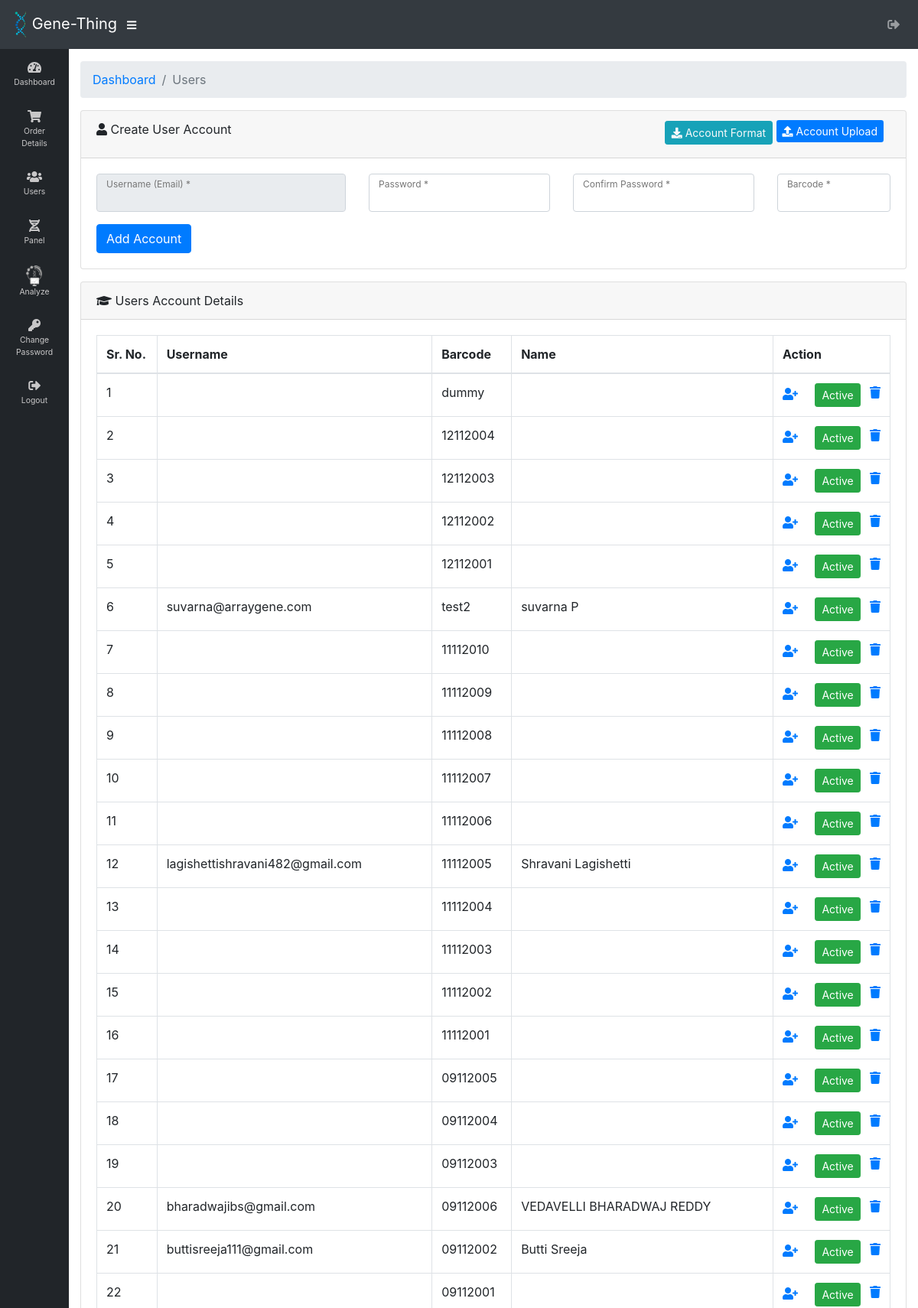
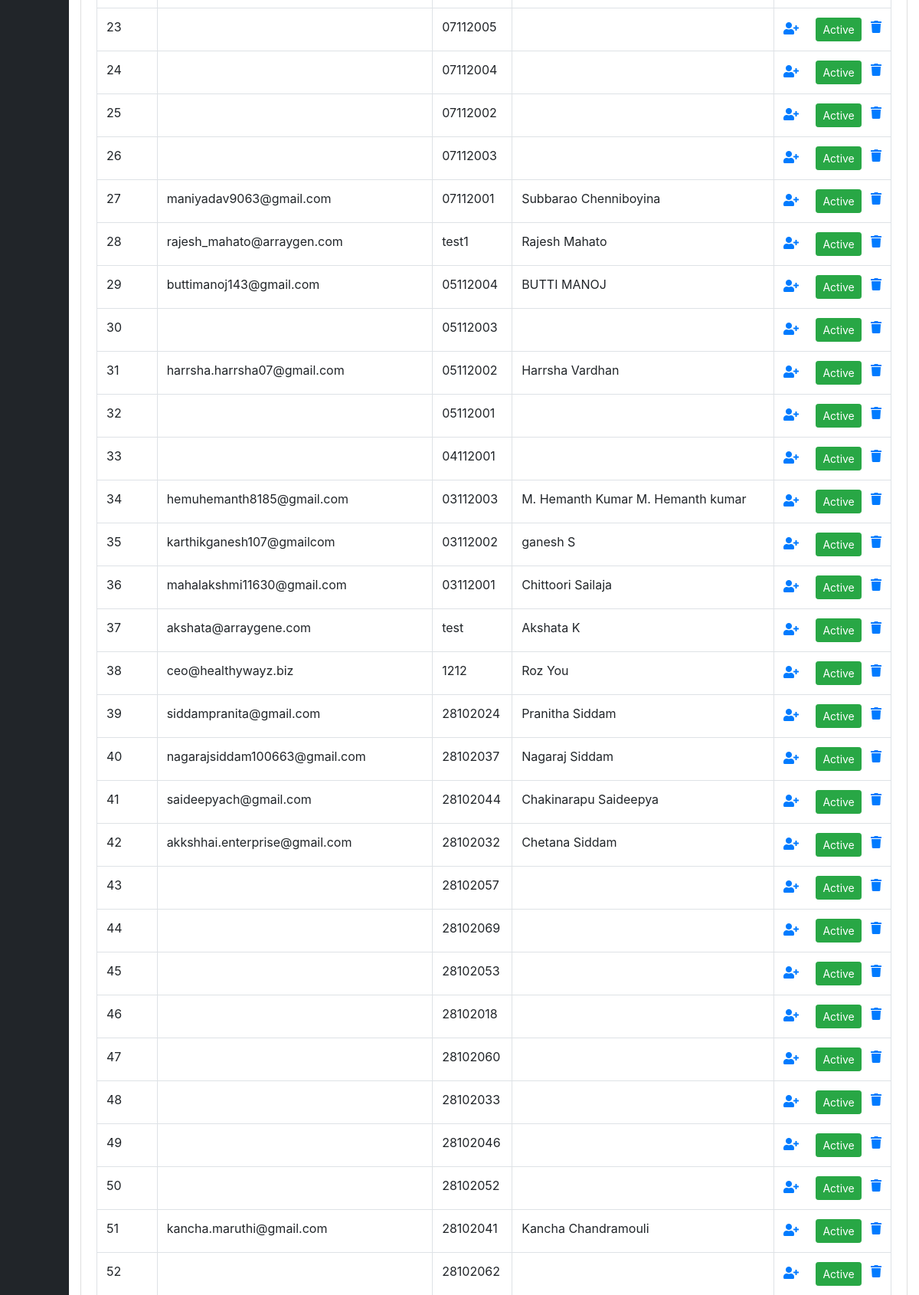
/7Nov9:15/HealthyWayz/user.php (signed in, upper part), run on the app's committed database (2 pictures, top to bottom).
### tables this page shows
CREATE TABLE `user_details` (
  `id` int(255) NOT NULL,
  `user_id` varchar(255) NOT NULL,
  `name` varchar(255) NOT NULL,
  `email` varchar(255) NOT NULL,
  `contact_no` varchar(255) NOT NULL,
  `dob` date NOT NULL,
  `gender` varchar(255) NOT NULL,
  `organisation` varchar(255) NOT NULL,
  `designation` varchar(255) NOT NULL,
  `address` text NOT NULL,
  `city` varchar(255) NOT NULL,
  `country` varchar(255) NOT NULL,
  `pincode` varchar(255) NOT NULL,
  `photo` longblob,
  `weight` varchar(255) NOT NULL,
  `fat_percentage` varchar(255) NOT NULL,
  `rhr` varchar(255) NOT NULL,
  `bmi` varchar(255) NOT NULL,
  `blood_group` varchar(255) NOT NULL,
  `physical_activity` varchar(255) NOT NULL,
  `type_of_exercises` varchar(255) NOT NULL,
  `exercise_details` varchar(255) NOT NULL,
  `diet_preference` varchar(255) NOT NULL,
  `eat_out` varchar(255) NOT NULL,
  `consume_packaged_foods` varchar(255) NOT NULL,
  `food_sensitivities` varchar(255) NOT NULL,
  `supplements` varchar(255) NOT NULL,
  `water_intake` varchar(255) NOT NULL,
  `consume_tobacco` varchar(255) NOT NULL,
  `consume_alcohol` varchar(255) NOT NULL,
  `sleep` varchar(255) NOT NULL,
  `improve_health` varchar(255) NOT NULL,
  `improve_health_details` varchar(255) NOT NULL,
  `hemoglobin_count` varchar(255) NOT NULL,
  `rbc_count` varchar(255) NOT NULL,
  `pcv_count` varchar(255) NOT NULL,
  `mcv_count` varchar(255) NOT NULL,
  `mch_count` varchar(255) NOT NULL,
  `mchc_count` varchar(255) NOT NULL,
  `rdw_count` varchar(255) NOT NULL,
  `total_wbc_count` varchar(255) NOT NULL,
  `absolute_neutrophil_count` varchar(255) NOT NULL,
  `absolute_lymphocyte_count` varchar(255) NOT NULL,
  `absolute_monocyte_count` varchar(255) NOT NULL,
  `absolute_eosinophil_count` varchar(255) NOT NULL,
  `absolute_basophile_count` varchar(255) NOT NULL,
  `neutrophils_count` varchar(255) NOT NULL,
  `lymphocytes_count` varchar(255) NOT NULL,
  `monocytes_count` varchar(255) NOT NULL,
  `eosinophils_count` varchar(255) NOT NULL,
  `basophils_count` varchar(255) NOT NULL,
  `platelet_count` varchar(255) NOT NULL,
  `mpv_count` varchar(255) NOT NULL,
  `pct_count` varchar(255) NOT NULL,
  `pdw_count` varchar(255) NOT NULL,
  `morphology_rbc` varchar(255) NOT NULL,
  `morphology_wbc` varchar(255) NOT NULL,
  `smea_platelet` varchar(255) NOT NULL,
  `esr_count` varchar(255) NOT NULL,
  `upload_report_description` text NOT NULL,
  `upload_report_document_type` varchar(255) NOT NULL,
  `upload_report` varchar(255) NOT NULL,
  `conselor_id` varchar(255) NOT NULL,
  `conselling_date` varchar(255) NOT NULL,
  `conselling_time` varchar(255) NOT NULL,
  `counsolling_count` int(11) NOT NULL DEFAULT '0'
);

### 7Nov9:15/HealthyWayz/user.php (the view, shortened to what this page needs)
<!DOCTYPE html>
<html lang="en">
<head>
  <link href="vendor/fontawesome-free/css/all.min.css" rel="stylesheet" type="text/css">
  <link href="vendor/datatables/dataTables.bootstrap4.css" rel="stylesheet">
  <link href="css/sb-admin.css" rel="stylesheet">
</head>
<body id="page-top" class="sidebar-toggled">
  <?php include"includes/header.php"; ?>
  <div id="wrapper">
    <?php include"includes/sidebar.php"; ?>
    <div id="content-wrapper">
      <div class="container-fluid">
        <ol class="breadcrumb">
          <li class="breadcrumb-item">
            <a href="dashboard.php">Dashboard</a>
          </li>
          <li class="breadcrumb-item active">Users</li>
        </ol>
         <div class="card mb-3">
          <div class="card-header">
            <i class="fas fa-user"></i>
            Create User Account
            <span class="float-right">
            <a href="downoad_account_file.php?download_account_file" target ="_blank" class="btn  btn-info text-light btn-sm"><i class="fa fa-download" aria-hidden="true"></i> Account Format</a>
         <form action="" method="post" enctype="multipart/form-data"style="display:inline;">
            <label for="upload-photo" class="label_file"><i class="fa fa-upload" aria-hidden="true"></i> Account Upload </label>
        </form>
         </span>
            </div>
          <div class="card-body">
	      <form method="POST" action="<?php echo $_SERVER['PHP_SELF']; ?>" autocomplete="off">
							<div class="row">
								<div class="col-sm-4">
									<div class="form-group">
										<div class="form-label-group">
											<input type="email" id="inputUsername" class="form-control" autocomplete="off" readonly
onfocus="this.removeAttribute('readonly');" value="" required="required" name="uname">
											<label for="inputUsername">Username (Email) *</label>
										</div>
									</div>
								</div>
								<div class="col-sm-3">
									<div class="form-group">
										<div class="form-label-group">
											<input type="password" id="inputPassword" class="form-control"
												value="" name="password" required="required">
											<label for="inputPassword">Password *</label>
										</div>
									</div>
								</div>
								<div class="col-sm-3">
									<div class="form-group">
										<div class="form-label-group">
											<input type="password"  value="" class="form-control" id="inputConfirmPassword"
												required="required"> <label for="inputConfirmPassword">Confirm Password *</label>
										</div>
									</div>
								</div>
								<div class="col-sm-2">
									<div class="form-group">
										<div class="form-label-group">
											<input type="text"  value="" class="form-control" id="inputBarcode"
												required="required" name ="barcode"> <label for="inputBarcode">Barcode *</label>
										</div>
									</div>
								</div>
							</div>
							<button class="btn btn-primary" name="acount_create" type="submit" onclick="return Validate()" >Add Account</button>
	      </form>
	  </div>
	</div>
	<div class="card mb-3">
		<div class="card-header">
			<i class="fas fa-graduation-cap"></i> Users Account Details
		</div>
		<div class="card-body">
			<div class="table-responsive">
				<table class="table table-bordered" id="dataTable">
					<thead>
						<tr>
							<th>Sr. No.</th>
							<th>Username</th>
							<th>Barcode</th>
							<th>Name</th>
							<th>Action</th>
						</tr>
					</thead>
					<tbody>
					<?php
						$cnt=1;
						$qry = "select `login`.uname,`login`.barcode,`login`.role,`login`.status,`login`.id,`user_details`.name
						        from `login` left join `user_details`
						        on `user_details`.user_id=`login`.id
						        where `login`.`role`='Users'
						        order by `login`.`id` desc";
						$res = $conn->query($qry);
						while($row = $res->fetch_assoc()) {
					?>	<tr>
						<td><?php echo $cnt++; ?></td>
						<td><?php echo $row["uname"]; ?></td>
						<td><?php echo $row["barcode"]; ?></td>
						<td><?php echo $row["name"]; ?></td>
						<td>
							<a href="user_details.php?id=<?php echo $row['id']; ?>&uname=<?php echo $row["uname"]; ?>" data-toggle="tooltip" title="Add More Info of User">
								<i class="fa fa-user-plus" aria-hidden="true"></i>
							</a>&nbsp;
							<a onclick="return confirm('Are you sure ?')" href="delete.php?table=login&return=user.php&id=<?php  echo $row['id'];  ?>" class="float-right" data-toggle="tooltip" title="Delete Account">
								<i class="fa fa-trash"></i>
							</a>&nbsp;
								<form method="POST" style="display: inline;">
								    <button type="submit" name="<?php echo $row['status']; ?>" class="btn btn-sm <?php if($row['status']=='Active'){ echo 'btn-success'; }else{ echo 'btn-danger'; } ?>"><?php echo $row['status']; ?></button>
								</form>
						</td>
						</tr>
					<?php
						}
					?>
					</tbody>
				</table>
			</div>
		</div>
	</div>
      </div>
    </div>
  </div>
</body>
</html>

### 7Nov9:15/HealthyWayz/user.php (style rules this page uses)
.label_file { cursor: pointer; color: #fff; background-color: #007bff; border-color: #007bff; padding: 0.25rem 0.5rem; font-size: 0.875rem; line-height: 1.5; border-radius: 0.2rem; }

### data on the page
user_details: user.uname "suvarna@arraygene.com", user.barcode "test2", name "suvarna P", user.status "Active"
user_details: user.uname "lagishettishravani482@gmail.com", user.barcode "11112005", name "Shravani Lagishetti", user.status "Active"
user_details: user.uname "bharadwajibs@gmail.com", user.barcode "09112006", name "VEDAVELLI BHARADWAJ REDDY", user.status "Active"
user_details: user.uname "buttisreeja111@gmail.com", user.barcode "09112002", name "Butti Sreeja", user.status "Active"
user_details: user.uname "maniyadav9063@gmail.com", user.barcode "07112001", name "Subbarao Chenniboyina", user.status "Active"
user_details: user.uname "rajesh_mahato@arraygen.com", user.barcode "test1", name "Rajesh Mahato", user.status "Active"
user_details: user.uname "buttimanoj143@gmail.com", user.barcode "05112004", name "BUTTI MANOJ", user.status "Active"
user_details: user.uname "harrsha.harrsha07@gmail.com", user.barcode "05112002", name "Harrsha Vardhan", user.status "Active"
user_details: user.uname "hemuhemanth8185@gmail.com", user.barcode "03112003", name "M. Hemanth Kumar M. Hemanth kumar", user.status "Active"
user_details: user.uname "karthikganesh107@gmailcom", user.barcode "03112002", name "ganesh S", user.status "Active"
user_details: user.uname "mahalakshmi11630@gmail.com", user.barcode "03112001", name "Chittoori Sailaja", user.status "Active"
user_details: user.uname "akshata@arraygene.com", user.barcode "test", name "Akshata K", user.status "Active"
user_details: user.uname "ceo@healthywayz.biz", user.barcode "1212", name "Roz You", user.status "Active"
user_details: user.uname "siddampranita@gmail.com", user.barcode "28102024", name "Pranitha Siddam", user.status "Active"
user_details: user.uname "nagarajsiddam100663@gmail.com", user.barcode "28102037", name "Nagaraj Siddam", user.status "Active"
user_details: user.uname "saideepyach@gmail.com", user.barcode "28102044", name "Chakinarapu Saideepya", user.status "Active"
user_details: user.uname "akkshhai.enterprise@gmail.com", user.barcode "28102032", name "Chetana Siddam", user.status "Active"
user_details: user.uname "kancha.maruthi@gmail.com", user.barcode "28102041", name "Kancha Chandramouli", user.status "Active"

### other printed values
$row["barcode"] "dummy"
$row['status'] "Active"
$row["barcode"] "12112004"
$row["barcode"] "12112003"
$row["barcode"] "12112002"
$row["barcode"] "12112001"
$row["barcode"] "11112010"
$row["barcode"] "11112009"
$row["barcode"] "11112008"
$row["barcode"] "11112007"
$row["barcode"] "11112006"
$row["barcode"] "11112004"
$row["barcode"] "11112003"
$row["barcode"] "11112002"
$row["barcode"] "11112001"
